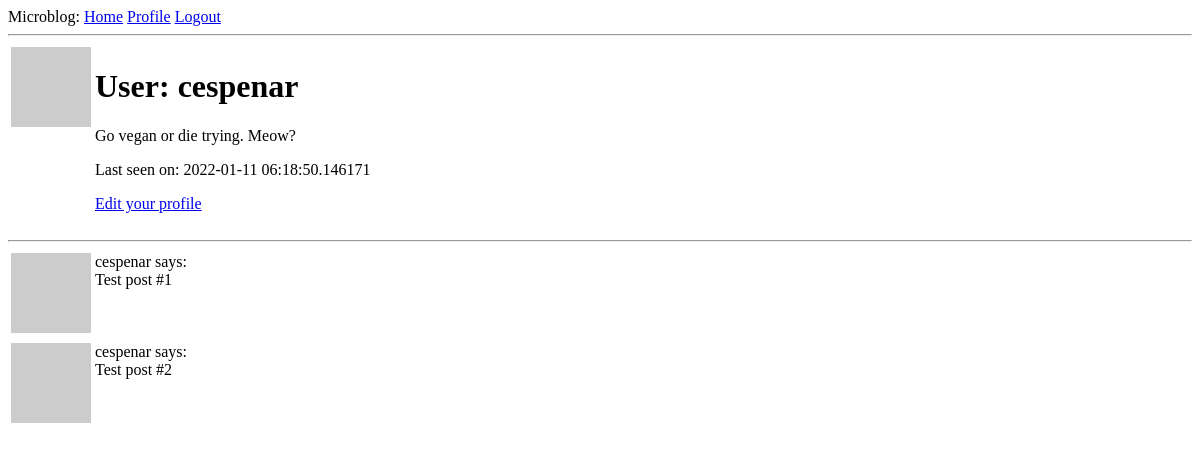
The page /user/cespenar (signed in) on the database as committed earlier.
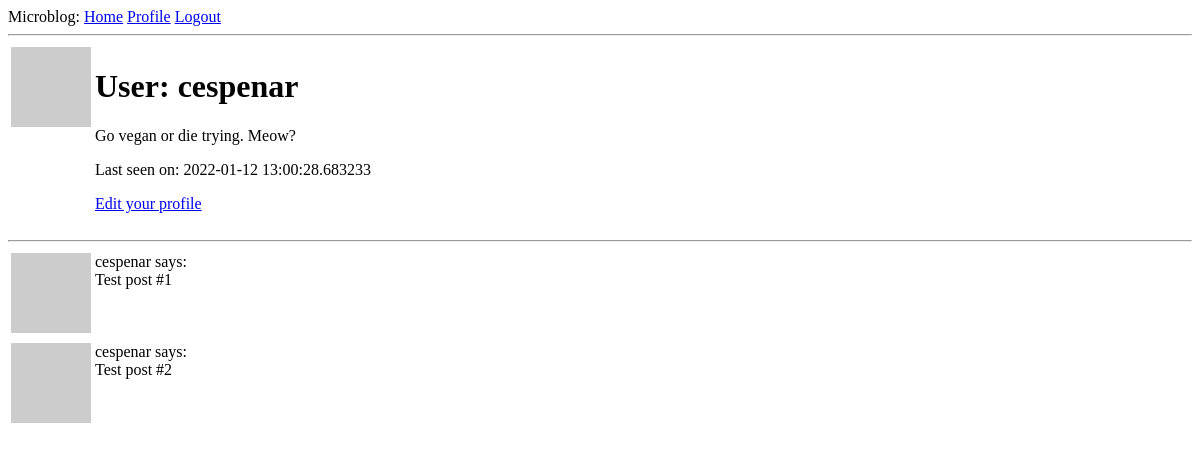
The same page on the database as committed later.
### app/models.py (models this page shows, shortened)
class User(UserMixin, db.Model):
    id = db.Column(db.Integer, primary_key=True)
    username = db.Column(db.String(64), index=True, unique=True)
    email = db.Column(db.String(120), index=True, unique=True)
    password_hash = db.Column(db.String(128))
    posts = db.relationship('Post', backref='author', lazy='dynamic')
    about_me = db.Column(db.String(140))
    last_seen = db.Column(db.DateTime, default=datetime.utcnow)
    followed = db.relationship(
        'User',
        secondary=followers,
        primaryjoin=(followers.c.follower_id == id),
        secondaryjoin=(followers.c.followed_id == id),
        backref=db.backref('followers', lazy='dynamic'),
        lazy='dynamic'
    )
    def avatar(self, size):
        digest = md5(self.email.lower().encode('utf-8')).hexdigest()
        return f'https://www.gravatar.com/avatar/{digest}?d=identicon&s={size}'

### app/routes.py (the view)
@app.route('/user/<username>')
@login_required
def user(username):
    user = User.query.filter_by(username=username).first_or_404()
    posts = [
        {'author': user, 'body': 'Test post #1'},
        {'author': user, 'body': 'Test post #2'},
    ]
    form = EmptyForm()
    return render_template('user.html', user=user, posts=posts, form=form)

### app/models.py (called while the page is built)
@login.user_loader
def load_user(id):
    return User.query.get(int(id))

### app/routes.py (called while the page is built)
@app.before_request
def before_request():
    if current_user.is_authenticated:
        current_user.last_seen = datetime.utcnow()
        db.session.commit()

### app/templates/user.html (shortened to what this page needs)
{% extends "base.html" %}
{% block content %}
    <table>
        <tr style="vertical-align: top">
            <td><img src="{{ user.avatar(128) }}" alt="User avatar"></td>
            <td>
                <h1>User: {{ user.username }}</h1>
                {% if user.about_me %}<p>{{ user.about_me }}</p>{% endif %}
                {% if user.last_seen %}
                    <p>Last seen on: {{ user.last_seen }}</p>
                {% endif %}
                {% if user == current_user %}
                    <p><a href="{{ url_for('edit_profile') }}">Edit your
                        profile</a></p>
                {% endif %}
            </td>
        </tr>
    </table>
    <hr>
    {% for post in posts %}
        {% include "_post.html" %}
    {% endfor %}
{% endblock %}

### app/templates/base.html (shortened to what this page needs)
<!DOCTYPE html>
<html lang="en">
<head>
</head>
<body>
<div>Microblog:
    <a href={{ url_for('index') }}>Home</a>
    {% if current_user.is_anonymous %}
        <a href={{ url_for('login') }}>Login</a>
    {% else %}
        <a href="{{ url_for('user', username=current_user.username) }}">Profile</a>
        <a href={{ url_for('logout') }}>Logout</a>
    {% endif %}
</div>
<hr>
{% block content %} {% endblock %}
</body>
</html>

### app/templates/_post.html
<table>
    <tr style="vertical-align: top">
        <td><img src="{{ post.author.avatar(36) }}" alt="User avatar">
        </td>
        <td>{{ post.author.username }} says: <br>{{ post.body }}</td>
    </tr>
</table>

Rows that differ between the two databases and show on the page:
changed User "cespenar": last_seen "2022-01-11 06:18:50.146171" → "2022-01-12 13:00:28.683233"
